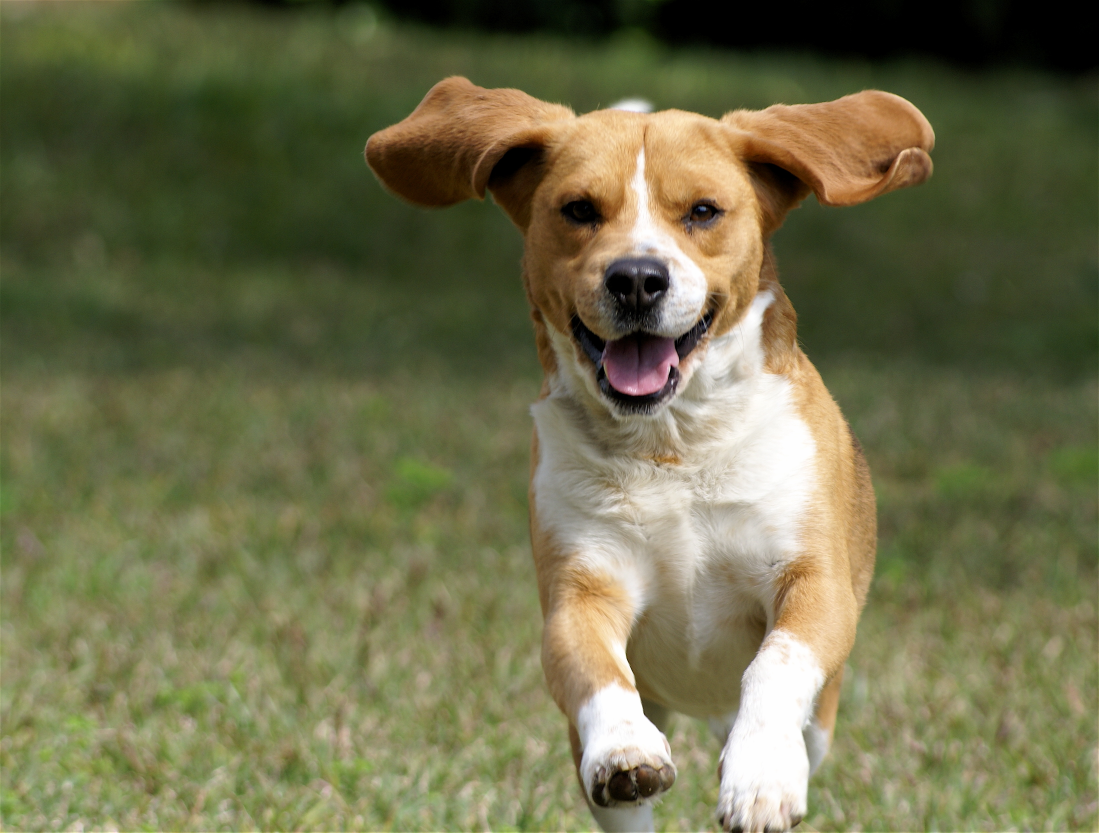
#> input picture image.jpg, 3296 x 2497 px (shown at 1/3 size)
$ python imageCropper.py
#> lines starting #> are read from the running program, lines starting #| are printed output that depends on the picture
from PIL import Image

img = Image.open("image.jpg")
#> img is the input picture: PIL image 3296x2497 RGB; mean R, G, B 111.4, 110.5, 76.3

area = (1090,220,2810,1300)
cropped_img = img.crop(area)
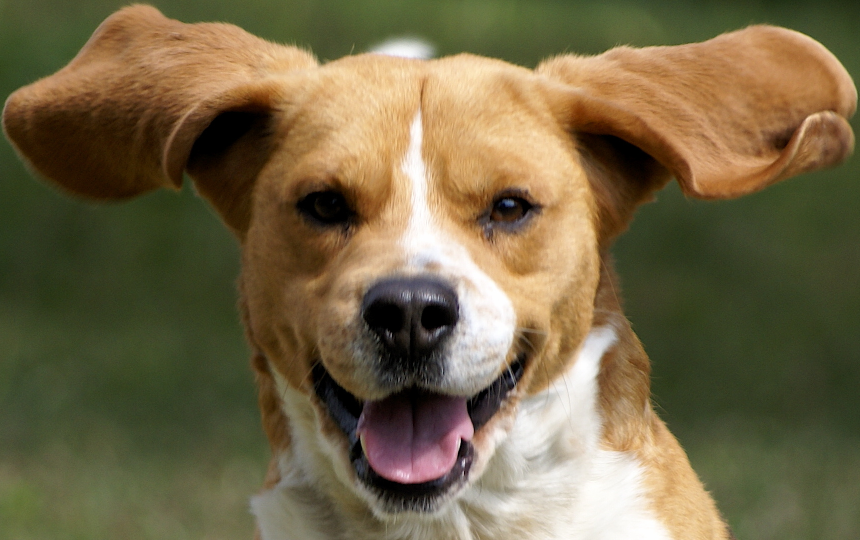
#> cropped_img: PIL image 1720x1080 RGB (shown at 1/2 size); mean R, G, B 115.5, 102.7, 71.4

cropped_img.show()
